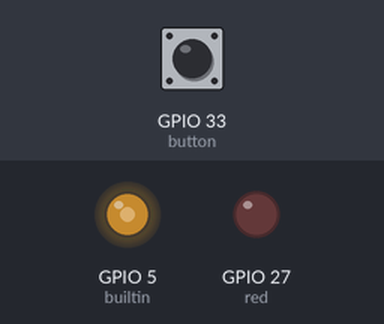
Recording of a program running on a simulated ESP32. Shown: output pins drawn as LEDs (lit = HIGH). The test bench sets the inputs (shaded band); at power-on: GPIO 33 (button) HIGH. WiFi joins after 1.5 s; servers stay silent unless stated; uploads are accepted with an empty reply; what the program prints to the serial monitor is not drawn.

Above: at 2.7 s.
2.8 s: GPIO 33 (button) pulled LOW for 0.15 s
At 2.85 s:
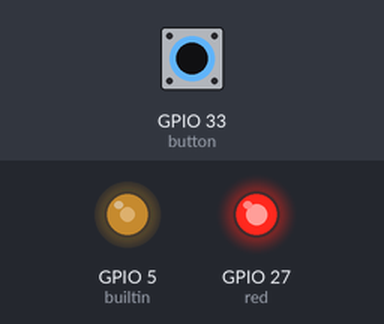
5.8 s: GPIO 33 (button) pulled LOW for 1 s
At 5.85 s:
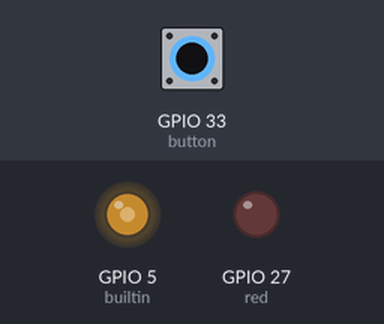
Timing chart, 0 to 15.0 s (numbered marks = the images above; inputs shaded):
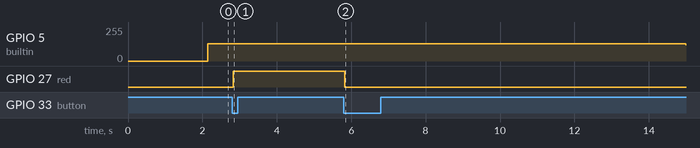

The program:

main.cpp
```cpp
#include <Arduino.h>
#include <Bounce2.h>
#include <HTTPClient.h>
#include "connect.h"

#define red 27
#define yellow 26
#define green 25
#define builtin 5
#define button 33
TaskHandle_t task_1 = NULL;
TaskHandle_t task_2 = NULL;
TaskHandle_t task_3 = NULL;
Bounce debouncer = Bounce();
int btn_status = 0; //0: ปิดไฟ 1: เปิดไฟ

void PLS(void* param)
{
  while (1)
  {
    vTaskDelay(5000/portTICK_PERIOD_MS);
    if (btn_status)
    {
      digitalWrite(red,LOW);
      btn_status =0;
      vTaskDelete(task_2);
    }
  }
}
void dim_LED(void* param)
{
  int i=0;
  int builtin_status = 0;
  while (1)
  {
    debouncer.update();
    if (debouncer.fell())
    {
      debouncer.update();
      if (!btn_status)
      {
        btn_status = 1;
        digitalWrite(red,HIGH);
        xTaskCreatePinnedToCore(PLS,"Count Button Pressed",10000, NULL, 1, &task_2, 1);
      }
      else if(btn_status)
      {
        btn_status = 0;
        digitalWrite(red,LOW);
        vTaskDelete(task_2);
      }
    }
    if (i ==0) builtin_status =0;
    else if (i == 255) builtin_status = 1;

    if (!builtin_status) ++i;
    else if (builtin_status) --i;

    ledcWrite(0,i);
    vTaskDelay(5/portTICK_PERIOD_MS);
  }
}
void problems(void* param)
{
  int a,b,res;
  String op,QID, message;
  while (1)
  {
    get_question(a,b,res,op,QID);
    post_answer(a,b,res,op,QID,message);
    Serial.print("a:");
    Serial.println(a);
    Serial.print("b:");
    Serial.println(b);
    Serial.print("op:");
    Serial.println(op);
    Serial.print("result:");
    Serial.println(res);
    Serial.print("questionId:");
    Serial.println(QID);
    Serial.println(message);
    vTaskDelay(5000/portTICK_PERIOD_MS);
  }
}
void setup() {

  Serial.begin(115200);
  ledcSetup(0,5000,8);
  ledcAttachPin(builtin,0);
  pinMode(red,OUTPUT);
  debouncer.attach(button, INPUT_PULLUP);
  debouncer.interval(25);
  Connect_Wifi();
  xTaskCreatePinnedToCore(dim_LED,"Built-in LED",10000, NULL, 1, &task_1, 0);
  xTaskCreatePinnedToCore(problems,"calculate the problem ",30000,NULL, 1, &task_3,1);

}


void loop() {
  // put your main code here, to run repeatedly:
}
```

connect.h
```cpp
#include <Arduino.h>
#include <ArduinoJson.h>
#include <HTTPClient.h>

extern int a,b, res;
extern String op, QID;

const char* ssid = "Jtb";
const char* password = "zlsq1912";
const String baseUrl = "https://exceed-hardware-stamp465.koyeb.app";
void Connect_Wifi(){
    WiFi.begin(ssid, password);
    Serial.print("Connecting to WiFi");
        while (WiFi.status() != WL_CONNECTED) {
            delay(500);
            Serial.print(".");
        }
        Serial.print("OK! IP=");
        Serial.println(WiFi.localIP());
        Serial.println("---------------------");
}

void get_question(int &a, int &b, int &res, String &op, String &QID)
{
    DynamicJsonDocument doc(65536);
    HTTPClient http;
    String QUrl = baseUrl + "/question";
    http.begin(QUrl);
    int httpResponseCode = http.GET();

    if (httpResponseCode >= 200 && httpResponseCode < 300)
    {
        String payload = http.getString();
        deserializeJson(doc, payload);
        a = doc["a"].as<int>();
        b = doc["b"].as<int>();
        op = doc["op"].as<String>();
        QID = doc["questionId"].as<String>();
        if (op == "+")
            res = a+b;
        else if (op == "-")
            res = a-b;
        else if (op == "*")
            res = a*b;
    }

}
void post_answer(int a, int b, int res, String op, String QID, String &message)
{
    DynamicJsonDocument doc(65536);
    String QUrl = baseUrl + "/answer";
    HTTPClient http;
    http.begin(QUrl);
    http.addHeader("Content-Type", "application/json");

    String json;

    doc["questionId"] = QID;
    doc["result"] =  res;
    serializeJson(doc,json);
    int httpResponseCode = http.POST(json);
    if (httpResponseCode == 200)
    {
        Serial.println("Done");
        Serial.println("");
    }
    else
    {
        Serial.print("Error ");
        Serial.println(httpResponseCode);
    }
    message = http.getString();
}
```

Measured:
- after the input at 2.8 s, GPIO 5 (builtin): stays 128/255 (without the input it goes to 168/255 after 3.0 s); GPIO 27 (red): LOW → HIGH at once
- after the input at 5.8 s, GPIO 5 (builtin): stays 128/255 (without the input it goes to 15/255 after 6.1 s); GPIO 27 (red): HIGH → LOW after 0.03 s instead of 2.0 s
